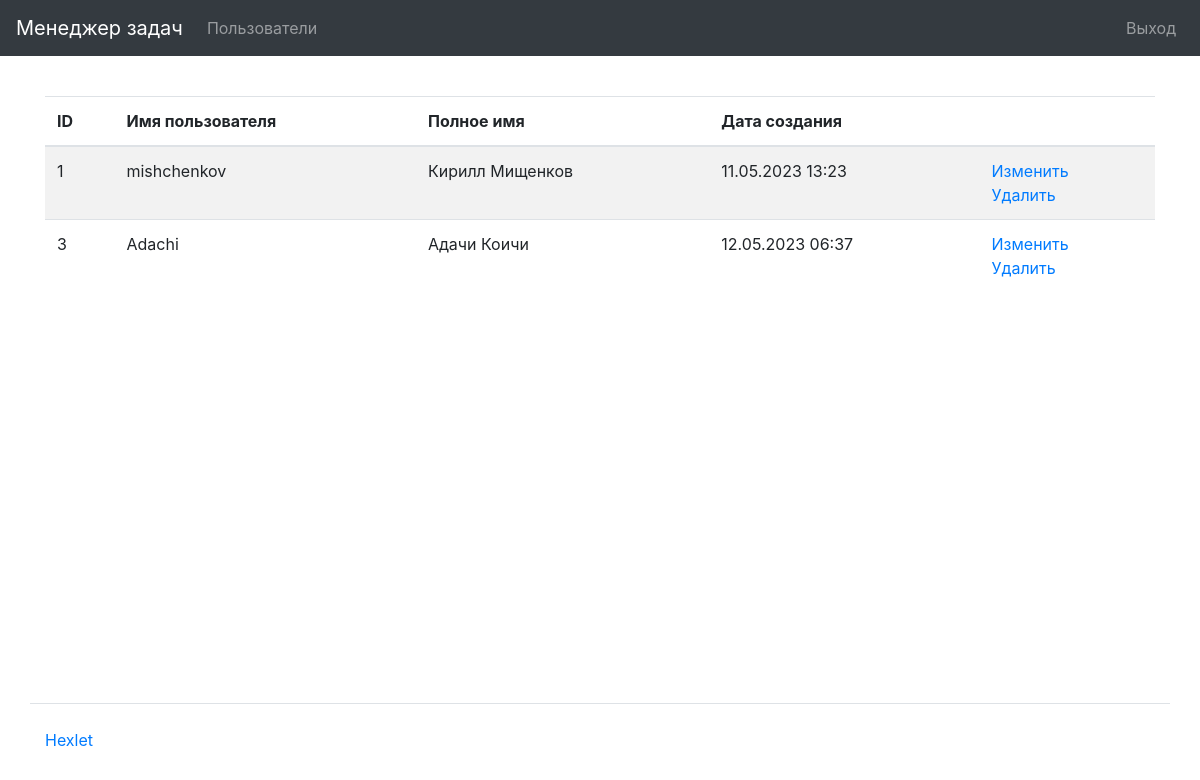
Screenshot of /users/ (signed in) with the database file from the repository.
### task_manager/users/models.py (models this page shows, shortened)
class User(AbstractUser):
    first_name = models.CharField(max_length=150)
    last_name = models.CharField(max_length=150)

### task_manager/users/views.py (the view)
# urls.py: path('', UsersListView.as_view(), name='users_list'),
class UsersListView(ListView):
    template_name = "users/list.html"
    context_object_name = 'users_list'
    def get_queryset(self):
            model = User
            return model.objects.all()

### task_manager/templates/users/list.html (shortened to what this page needs)
{% extends "base.html" %}
{% load bootstrap4 %}
{% load i18n %}
{% block content %}
    <table class="table table-striped">
        <thead>
            <tr>
                <th>ID</th>
                <th>{% trans 'Username' %}</th>
                <th>{% trans 'Full name' %}</th>
                <th>{% trans 'Creation date' %}</th>
                <th></th>
            </tr>
        </thead>
        <tbody>
            {% for user in users_list %}
                <tr>
                    <td>{{ user.id }}</td>
                    <td>{{ user.username }}</td>
                    <td>{{ user.first_name }} {{ user.last_name }}</td>
                    <td>{{ user.date_joined|date:"d.m.Y H:i" }}</td>
                    <td>
                      <a href="{% url 'user_update' user.id %}">{% trans 'Update' %}</a>
                      <br>
                      <a href="{% url 'user_delete' user.id %}">{% trans 'Delete' %}</a>
                    </td>
                </tr>
            {% endfor %}
        </tbody>
    </table>
{% endblock content %}

### rows the page displays
User: id "1", username "mishchenkov", first_name "Кирилл", last_name "Мищенков", date_joined "11.05.2023 13:23"
User: id "3", username "Adachi", first_name "Адачи", last_name "Коичи", date_joined "12.05.2023 06:37"
